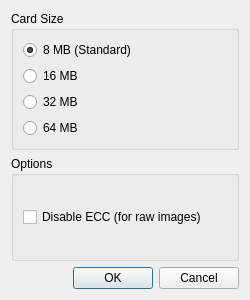
<?xml version="1.0" encoding="UTF-8"?>
<ui version="4.0">
 <class>NewCardDialog</class>
 <widget class="QDialog" name="NewCardDialog">
  <property name="geometry">
   <rect>
    <x>0</x>
    <y>0</y>
    <width>250</width>
    <height>300</height>
   </rect>
  </property>
  <property name="minimumSize">
   <size>
    <width>250</width>
    <height>0</height>
   </size>
  </property>
  <property name="windowTitle">
   <string>Create New Memory Card</string>
  </property>
  <property name="modal">
   <bool>true</bool>
  </property>
  <layout class="QVBoxLayout" name="verticalLayout">
   <item>
    <widget class="QGroupBox" name="sizeGroup">
     <property name="title">
      <string>Card Size</string>
     </property>
     <layout class="QVBoxLayout" name="verticalLayout_2">
      <item>
       <widget class="QRadioButton" name="size8MB">
        <property name="text">
         <string>8 MB (Standard)</string>
        </property>
        <property name="checked">
         <bool>true</bool>
        </property>
       </widget>
      </item>
      <item>
       <widget class="QRadioButton" name="size16MB">
        <property name="text">
         <string>16 MB</string>
        </property>
       </widget>
      </item>
      <item>
       <widget class="QRadioButton" name="size32MB">
        <property name="text">
         <string>32 MB</string>
        </property>
       </widget>
      </item>
      <item>
       <widget class="QRadioButton" name="size64MB">
        <property name="text">
         <string>64 MB</string>
        </property>
       </widget>
      </item>
     </layout>
    </widget>
   </item>
   <item>
    <widget class="QGroupBox" name="optionsGroup">
     <property name="title">
      <string>Options</string>
     </property>
     <layout class="QVBoxLayout" name="verticalLayout_3">
      <item>
       <widget class="QCheckBox" name="disableEccCheckbox">
        <property name="toolTip">
         <string>Creates a memory card image without ECC data.
Some emulators require non-ECC images.</string>
        </property>
        <property name="text">
         <string>Disable ECC (for raw images)</string>
        </property>
       </widget>
      </item>
     </layout>
    </widget>
   </item>
   <item>
    <widget class="QDialogButtonBox" name="buttonBox">
     <property name="orientation">
      <enum>Qt::Horizontal</enum>
     </property>
     <property name="standardButtons">
      <set>QDialogButtonBox::Cancel|QDialogButtonBox::Ok</set>
     </property>
    </widget>
   </item>
  </layout>
 </widget>
 <resources/>
 <connections>
  <connection>
   <sender>buttonBox</sender>
   <signal>accepted()</signal>
   <receiver>NewCardDialog</receiver>
   <slot>accept()</slot>
   <hints>
    <hint type="sourcelabel">
     <x>248</x>
     <y>254</y>
    </hint>
    <hint type="destinationlabel">
     <x>157</x>
     <y>274</y>
    </hint>
   </hints>
  </connection>
  <connection>
   <sender>buttonBox</sender>
   <signal>rejected()</signal>
   <receiver>NewCardDialog</receiver>
   <slot>reject()</slot>
   <hints>
    <hint type="sourcelabel">
     <x>316</x>
     <y>260</y>
    </hint>
    <hint type="destinationlabel">
     <x>286</x>
     <y>274</y>
    </hint>
   </hints>
  </connection>
 </connections>
</ui>
